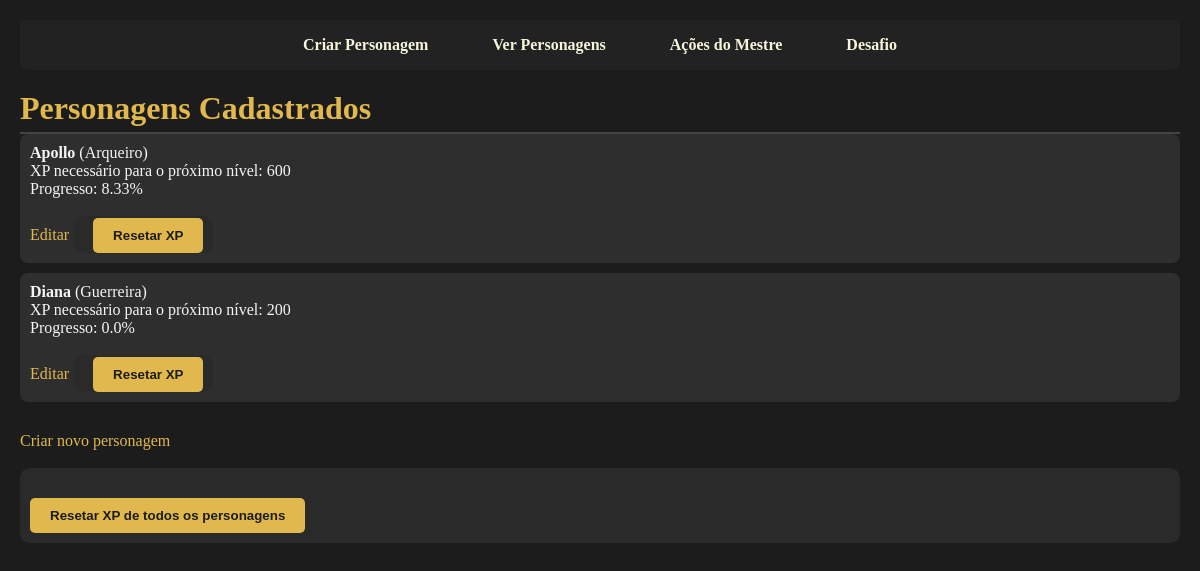
Before: / with the older database file.
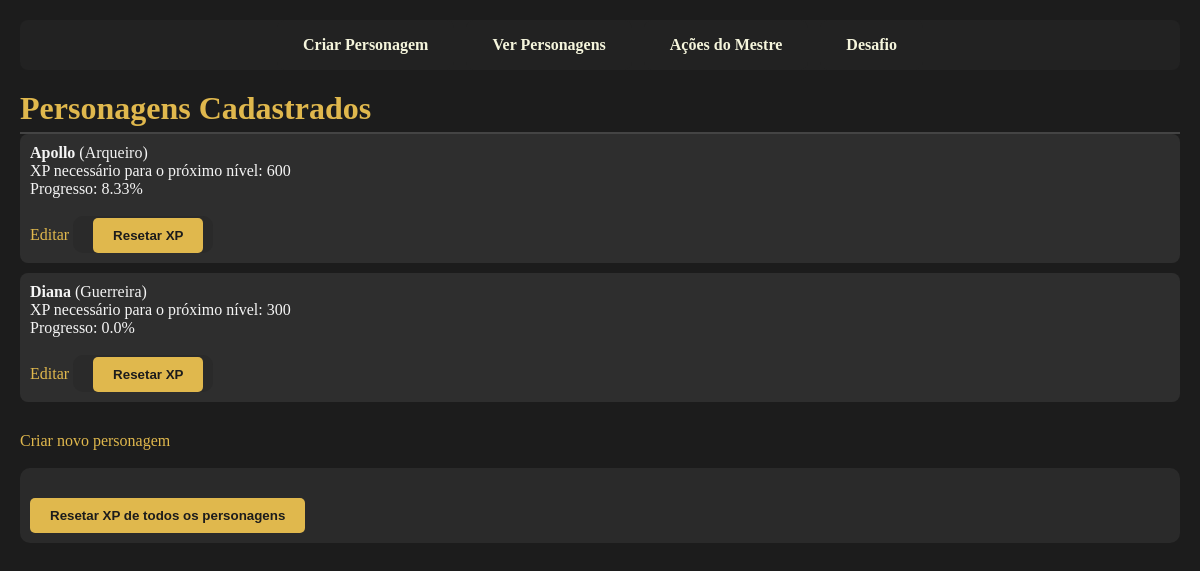
After: the same page with the newer database file.
### jogo/models.py (models this page shows, shortened)
class Personagem(models.Model):
    nome = models.CharField(max_length=100)
    classe = models.CharField(max_length=100)
    forca = models.IntegerField()
    inteligencia = models.IntegerField()
    carisma = models.IntegerField()
    destreza = models.IntegerField()
    nivel = models.IntegerField(default=1)
    experiencia = models.IntegerField(default=0)

### jogo/views.py (the view)
# urls.py: path('', views.listar_personagens, name='listar_personagens'),
def listar_personagens(request):
    personagens = Personagem.objects.all()
    personagens_info = []
    for p in personagens:
        xp_necessario = (p.nivel + 1) * 100
        progresso = (p.experiencia / xp_necessario) * 100 if xp_necessario > 0 else 0
        personagens_info.append({
            'personagem': p,
            'xp_necessario': xp_necessario,
            'progresso': round(progresso, 2)
        })
    return render(request, 'jogo/listar_personagens.html', {'personagens_info': personagens_info})

### jogo/templates/jogo/listar_personagens.html (shortened to what this page needs)
{% extends 'base.html' %}
{% block content %}
<h1>Personagens Cadastrados</h1>
<ul>
    {% for info in personagens_info %}
        <li>
            <strong>{{ info.personagem.nome }}</strong> ({{ info.personagem.classe }})<br>
            XP necessário para o próximo nível: {{ info.xp_necessario }}<br>
            Progresso: {{ info.progresso }}%
            <br>
            <a href="{% url 'editar_personagem' pk=info.personagem.pk %}">Editar</a>
            <form method="post" action="{% url 'resetar_xp_personagem' pk=info.personagem.pk %}" style="display:inline; margin: 0px; padding: 10px; max-width: 100%;">
                <button type="submit" style="margin-left: 10px;">Resetar XP</button>
            </form>
        </li>
    {% empty %}
        <li>Nenhum personagem cadastrado.</li>
    {% endfor %}
</ul>
<a href="{% url 'criar_personagem' %}">Criar novo personagem</a>
<br>
<br>
<form method="post" action="{% url 'resetar_xp' %}" style="margin: 0px; padding: 10px; max-width: 100%;">
    <button type="submit">Resetar XP de todos os personagens</button>
</form>
{% endblock %}

Changed rows visible on the page:
changed Personagem "Diana": xp_necessario "200" → "300"
